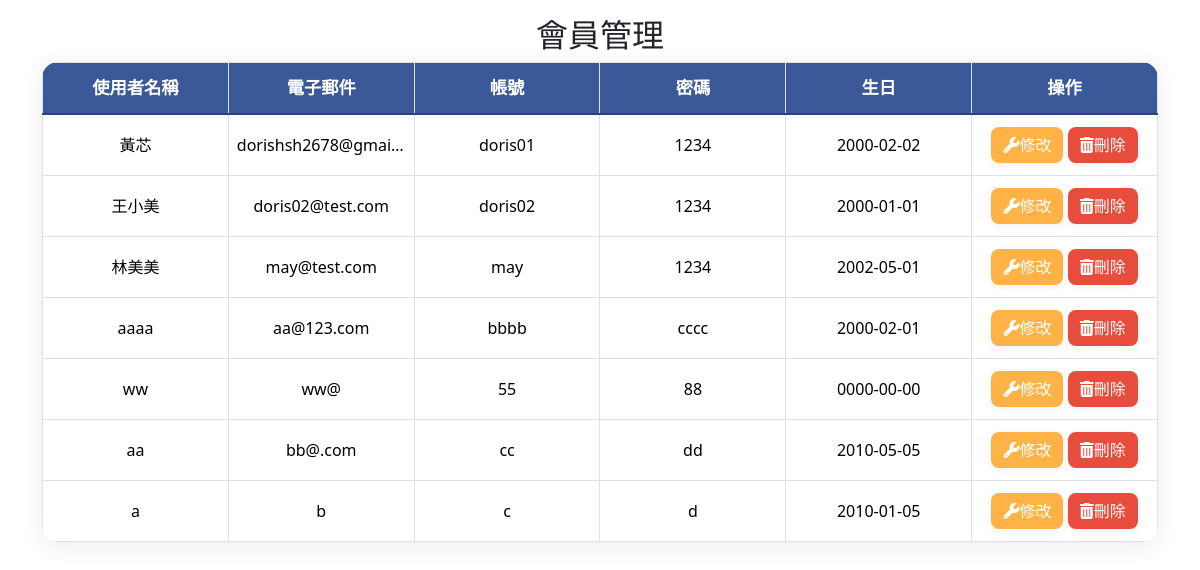
The app's page /backend/member.php, older data.
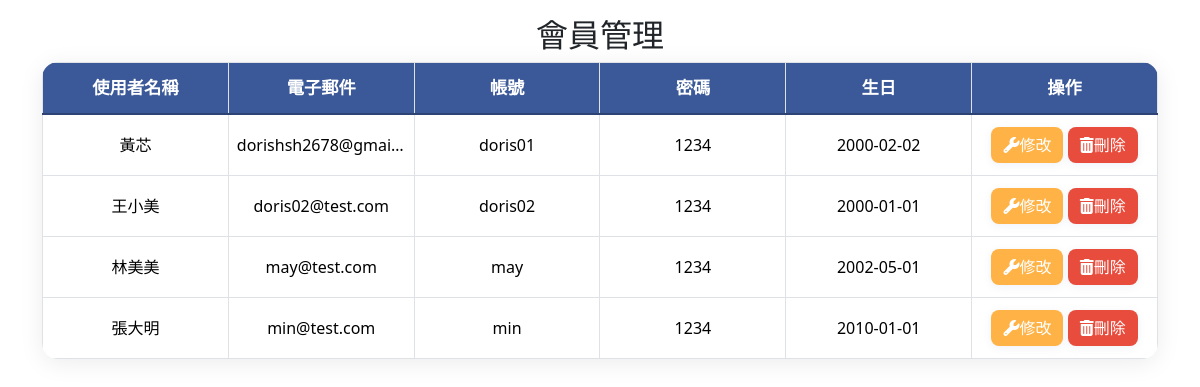
The same page, newer data.
### tables this page shows
CREATE TABLE `member` (
  `id` int(10) UNSIGNED NOT NULL,
  `acc` text NOT NULL,
  `pw` text NOT NULL,
  `name` text NOT NULL,
  `email` text DEFAULT NULL,
  `birthday` date DEFAULT NULL,
  `created_time` timestamp NOT NULL DEFAULT current_timestamp(),
  `updated_time` timestamp NOT NULL DEFAULT current_timestamp() ON UPDATE current_timestamp()
);

### api/db.php (called while the page is built, shortened)
<?php
class DB{
  private $dsn="mysql:host=localhost;dbname=tieat;charset=utf8";
  private $pdo;
  private $table;
  function __construct($table)
  {
    $this->table=$table;
    $this->pdo=new PDO($this->dsn,'root','');
  }
  function all(...$arg){
   $sql="select * from $this->table ";
   return $this->pdo->query($sql)->fetchAll(PDO::FETCH_ASSOC);
  }
}
?>

### backend/member.php (the view, shortened to what this page needs)
<?php
 include_once "../api/db.php";
?>
<!DOCTYPE html>
<html lang="en">
<head>
    <link rel="stylesheet" href="https://cdnjs.cloudflare.com/ajax/libs/bootstrap/5.3.7/css/bootstrap.min.css"
 />
    <link rel="stylesheet" href="../css/style2.css">
</head>
<body>
    <?php include 'bd_header.php';?>
    <main>
        <div class="container mt-3">
            <h2 class="text-center">會員管理</h2>
            <?php $table='member';?>
            <table class="table table-bordered table-hover table-fixed">
                <thead>
                    <tr>
                        <th>使用者名稱</th>
                        <th>電子郵件</th>
                        <th>帳號</th>
                        <th>密碼</th>
                        <th>生日</th>
                        <th>操作</th>
                    </tr>
                </thead>
                <tbody>
                    <?php
                     $rows=${ucfirst($table)}->all();
                     foreach ($rows as $row):
                    ?>
                    <tr>
                        <td><?=$row['name'];?></td>
                        <td><?=$row['email'];?></td>
                        <td><?=$row['acc'];?></td>
                        <td><?=$row['pw'];?></td>
                        <td><?=$row['birthday'];?></td>
                        <td>
                            <a class="btn btn-warning" href="update_member.php?id=<?=$row['id'];?>&table=<?=$table;?>">
                                <i class="fa-solid fa-wrench"></i>修改</a>
                            <a class="btn btn-danger" href="../api/delete.php?id=<?=$row['id'];?>&table=<?=$table;?>"><i
                                    class="fa-solid fa-trash-can"></i>刪除</a>
                        </td>
                    </tr>
                    <?php
                    endforeach;
                    ?>
                </tbody>
            </table>
        </div>
    </main>
</body>
</html>

Row changes from the older to the newer data that the page shows:
removed member: name "aaaa", email "aa@123.com", acc "bbbb", pw "cccc", birthday "2000-02-01"
removed member: name "ww", email "ww@", acc "55", pw "88", birthday "0000-00-00"
removed member: name "aa", email "bb@.com", acc "cc", pw "dd", birthday "2010-05-05"
removed member: name "a", email "b", acc "c", pw "d", birthday "2010-01-05"
added member: name "張大明", email "min@test.com", acc "min", pw "1234", birthday "2010-01-01"
